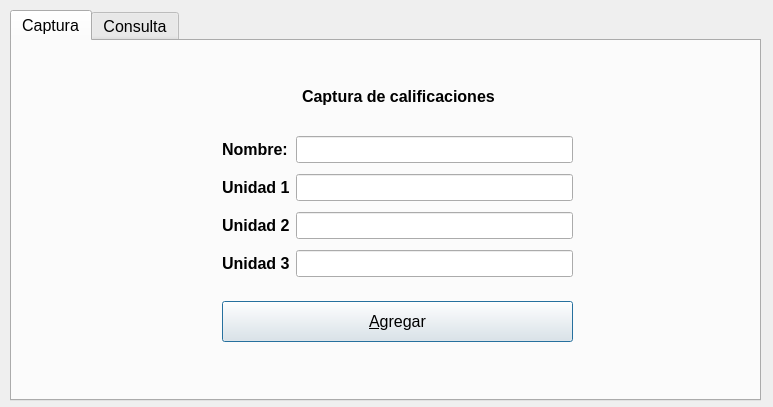
<?xml version="1.0" encoding="UTF-8"?>
<ui version="4.0">
 <class>Dialog</class>
 <widget class="QDialog" name="Dialog">
  <property name="geometry">
   <rect>
    <x>0</x>
    <y>0</y>
    <width>773</width>
    <height>407</height>
   </rect>
  </property>
  <property name="windowTitle">
   <string>Dialog</string>
  </property>
  <widget class="QTabWidget" name="tabWidget">
   <property name="geometry">
    <rect>
     <x>10</x>
     <y>10</y>
     <width>751</width>
     <height>391</height>
    </rect>
   </property>
   <property name="font">
    <font>
     <pointsize>12</pointsize>
    </font>
   </property>
   <property name="currentIndex">
    <number>0</number>
   </property>
   <widget class="QWidget" name="tab">
    <attribute name="title">
     <string>Captura</string>
    </attribute>
    <widget class="QWidget" name="gridLayoutWidget">
     <property name="geometry">
      <rect>
       <x>210</x>
       <y>90</y>
       <width>351</width>
       <height>151</height>
      </rect>
     </property>
     <layout class="QGridLayout" name="gridLayout">
      <item row="2" column="0">
       <widget class="QLabel" name="label_3">
        <property name="font">
         <font>
          <pointsize>12</pointsize>
          <bold>true</bold>
         </font>
        </property>
        <property name="text">
         <string>Unidad 2</string>
        </property>
       </widget>
      </item>
      <item row="3" column="0">
       <widget class="QLabel" name="label_4">
        <property name="font">
         <font>
          <pointsize>12</pointsize>
          <bold>true</bold>
         </font>
        </property>
        <property name="text">
         <string>Unidad 3</string>
        </property>
       </widget>
      </item>
      <item row="2" column="1">
       <widget class="QLineEdit" name="lineCUnidad2"/>
      </item>
      <item row="0" column="0">
       <widget class="QLabel" name="label">
        <property name="font">
         <font>
          <pointsize>12</pointsize>
          <bold>true</bold>
         </font>
        </property>
        <property name="text">
         <string>Nombre:</string>
        </property>
       </widget>
      </item>
      <item row="3" column="1">
       <widget class="QLineEdit" name="lineCUnidad3"/>
      </item>
      <item row="0" column="1">
       <widget class="QLineEdit" name="lineNombre"/>
      </item>
      <item row="1" column="0">
       <widget class="QLabel" name="label_2">
        <property name="font">
         <font>
          <pointsize>12</pointsize>
          <bold>true</bold>
         </font>
        </property>
        <property name="text">
         <string>Unidad 1</string>
        </property>
       </widget>
      </item>
      <item row="1" column="1">
       <widget class="QLineEdit" name="lineCUnidad1"/>
      </item>
     </layout>
    </widget>
    <widget class="QPushButton" name="cmdAgregar">
     <property name="geometry">
      <rect>
       <x>210</x>
       <y>260</y>
       <width>351</width>
       <height>41</height>
      </rect>
     </property>
     <property name="text">
      <string>&amp;Agregar</string>
     </property>
    </widget>
    <widget class="QLabel" name="label_5">
     <property name="geometry">
      <rect>
       <x>290</x>
       <y>40</y>
       <width>211</width>
       <height>31</height>
      </rect>
     </property>
     <property name="font">
      <font>
       <pointsize>12</pointsize>
       <bold>true</bold>
      </font>
     </property>
     <property name="text">
      <string>Captura de calificaciones</string>
     </property>
    </widget>
   </widget>
   <widget class="QWidget" name="tab_2">
    <attribute name="title">
     <string>Consulta</string>
    </attribute>
    <widget class="QGroupBox" name="groupBox">
     <property name="geometry">
      <rect>
       <x>0</x>
       <y>10</y>
       <width>741</width>
       <height>131</height>
      </rect>
     </property>
     <property name="title">
      <string>Consulta por nombre</string>
     </property>
     <widget class="QWidget" name="horizontalLayoutWidget">
      <property name="geometry">
       <rect>
        <x>20</x>
        <y>40</y>
        <width>301</width>
        <height>51</height>
       </rect>
      </property>
      <layout class="QHBoxLayout" name="horizontalLayout">
       <item>
        <widget class="QLabel" name="label_6">
         <property name="font">
          <font>
           <pointsize>12</pointsize>
           <bold>true</bold>
          </font>
         </property>
         <property name="text">
          <string>Nombre</string>
         </property>
        </widget>
       </item>
       <item>
        <widget class="QLineEdit" name="lineConsultar"/>
       </item>
      </layout>
     </widget>
     <widget class="QWidget" name="gridLayoutWidget_2">
      <property name="geometry">
       <rect>
        <x>360</x>
        <y>40</y>
        <width>361</width>
        <height>57</height>
       </rect>
      </property>
      <layout class="QGridLayout" name="gridLayout_2">
       <item row="1" column="1">
        <widget class="QLineEdit" name="lineUnidad2">
         <property name="enabled">
          <bool>false</bool>
         </property>
        </widget>
       </item>
       <item row="1" column="2">
        <widget class="QLineEdit" name="lineUnidad3">
         <property name="enabled">
          <bool>false</bool>
         </property>
        </widget>
       </item>
       <item row="1" column="0">
        <widget class="QLineEdit" name="lineUnidad1">
         <property name="enabled">
          <bool>false</bool>
         </property>
        </widget>
       </item>
       <item row="0" column="0">
        <widget class="QLabel" name="label_7">
         <property name="font">
          <font>
           <pointsize>12</pointsize>
           <bold>true</bold>
          </font>
         </property>
         <property name="text">
          <string>Unidad 1</string>
         </property>
         <property name="alignment">
          <set>Qt::AlignCenter</set>
         </property>
        </widget>
       </item>
       <item row="0" column="1">
        <widget class="QLabel" name="label_8">
         <property name="font">
          <font>
           <pointsize>12</pointsize>
           <bold>true</bold>
          </font>
         </property>
         <property name="text">
          <string>Unidad 2</string>
         </property>
         <property name="alignment">
          <set>Qt::AlignCenter</set>
         </property>
        </widget>
       </item>
       <item row="0" column="2">
        <widget class="QLabel" name="label_9">
         <property name="font">
          <font>
           <pointsize>12</pointsize>
           <bold>true</bold>
          </font>
         </property>
         <property name="text">
          <string>Unidad 3</string>
         </property>
         <property name="alignment">
          <set>Qt::AlignCenter</set>
         </property>
        </widget>
       </item>
      </layout>
     </widget>
     <widget class="QPushButton" name="cmdConsultar">
      <property name="geometry">
       <rect>
        <x>20</x>
        <y>100</y>
        <width>301</width>
        <height>23</height>
       </rect>
      </property>
      <property name="text">
       <string>Consultar</string>
      </property>
     </widget>
    </widget>
    <widget class="QGroupBox" name="groupBox_2">
     <property name="geometry">
      <rect>
       <x>0</x>
       <y>150</y>
       <width>741</width>
       <height>201</height>
      </rect>
     </property>
     <property name="title">
      <string>Calcular promedio</string>
     </property>
     <widget class="QGroupBox" name="groupBox_3">
      <property name="geometry">
       <rect>
        <x>10</x>
        <y>40</y>
        <width>221</width>
        <height>151</height>
       </rect>
      </property>
      <property name="title">
       <string>Por Alumno</string>
      </property>
      <widget class="QWidget" name="formLayoutWidget">
       <property name="geometry">
        <rect>
         <x>10</x>
         <y>20</y>
         <width>201</width>
         <height>31</height>
        </rect>
       </property>
       <layout class="QFormLayout" name="formLayout">
        <item row="0" column="0">
         <widget class="QLabel" name="label_10">
          <property name="font">
           <font>
            <pointsize>12</pointsize>
            <bold>true</bold>
           </font>
          </property>
          <property name="text">
           <string>Nombre:</string>
          </property>
         </widget>
        </item>
        <item row="0" column="1">
         <widget class="QLineEdit" name="lineCalNombre"/>
        </item>
       </layout>
      </widget>
      <widget class="QPushButton" name="cmdCalcular1">
       <property name="geometry">
        <rect>
         <x>10</x>
         <y>120</y>
         <width>201</width>
         <height>23</height>
        </rect>
       </property>
       <property name="text">
        <string>Calcular</string>
       </property>
      </widget>
      <widget class="QLineEdit" name="linePromedio1">
       <property name="enabled">
        <bool>false</bool>
       </property>
       <property name="geometry">
        <rect>
         <x>10</x>
         <y>80</y>
         <width>201</width>
         <height>20</height>
        </rect>
       </property>
      </widget>
     </widget>
     <widget class="QGroupBox" name="groupBox_4">
      <property name="geometry">
       <rect>
        <x>260</x>
        <y>40</y>
        <width>221</width>
        <height>151</height>
       </rect>
      </property>
      <property name="title">
       <string>Por unidad</string>
      </property>
      <widget class="QWidget" name="formLayoutWidget_2">
       <property name="geometry">
        <rect>
         <x>20</x>
         <y>20</y>
         <width>191</width>
         <height>95</height>
        </rect>
       </property>
       <layout class="QFormLayout" name="formLayout_2">
        <item row="0" column="0">
         <widget class="QCheckBox" name="chkUnidad1">
          <property name="font">
           <font>
            <pointsize>12</pointsize>
            <bold>true</bold>
           </font>
          </property>
          <property name="text">
           <string>Unidad 1</string>
          </property>
         </widget>
        </item>
        <item row="1" column="0">
         <widget class="QCheckBox" name="chkUnidad2">
          <property name="font">
           <font>
            <pointsize>12</pointsize>
            <bold>true</bold>
           </font>
          </property>
          <property name="text">
           <string>Unidad 2</string>
          </property>
         </widget>
        </item>
        <item row="2" column="0">
         <widget class="QCheckBox" name="chkUnidad3">
          <property name="font">
           <font>
            <pointsize>12</pointsize>
            <bold>true</bold>
           </font>
          </property>
          <property name="text">
           <string>Unidad 3</string>
          </property>
         </widget>
        </item>
        <item row="0" column="1">
         <widget class="QLineEdit" name="linePromUn1">
          <property name="enabled">
           <bool>false</bool>
          </property>
         </widget>
        </item>
        <item row="1" column="1">
         <widget class="QLineEdit" name="linePromUn2">
          <property name="enabled">
           <bool>false</bool>
          </property>
         </widget>
        </item>
        <item row="2" column="1">
         <widget class="QLineEdit" name="linePromUn3">
          <property name="enabled">
           <bool>false</bool>
          </property>
         </widget>
        </item>
       </layout>
      </widget>
      <widget class="QPushButton" name="cmdCalcular2">
       <property name="geometry">
        <rect>
         <x>20</x>
         <y>120</y>
         <width>191</width>
         <height>23</height>
        </rect>
       </property>
       <property name="text">
        <string>Calcular</string>
       </property>
      </widget>
     </widget>
     <widget class="QGroupBox" name="groupBox_5">
      <property name="geometry">
       <rect>
        <x>510</x>
        <y>40</y>
        <width>221</width>
        <height>151</height>
       </rect>
      </property>
      <property name="title">
       <string>Por grupo</string>
      </property>
      <widget class="QWidget" name="verticalLayoutWidget">
       <property name="geometry">
        <rect>
         <x>19</x>
         <y>40</y>
         <width>181</width>
         <height>93</height>
        </rect>
       </property>
       <layout class="QVBoxLayout" name="verticalLayout">
        <item>
         <widget class="QLabel" name="label_11">
          <property name="font">
           <font>
            <pointsize>12</pointsize>
            <bold>true</bold>
           </font>
          </property>
          <property name="text">
           <string>Promedio grupal</string>
          </property>
          <property name="alignment">
           <set>Qt::AlignCenter</set>
          </property>
         </widget>
        </item>
        <item>
         <widget class="QLineEdit" name="linePromGrupo">
          <property name="enabled">
           <bool>false</bool>
          </property>
         </widget>
        </item>
        <item>
         <widget class="QPushButton" name="cmdCalcular3">
          <property name="text">
           <string>Calcular</string>
          </property>
         </widget>
        </item>
       </layout>
      </widget>
     </widget>
    </widget>
   </widget>
  </widget>
 </widget>
 <resources/>
 <connections/>
</ui>
